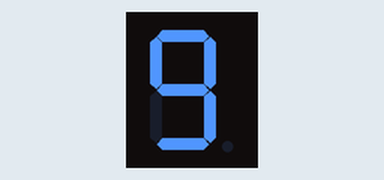
A sketch run on a simulated Arduino Uno, built with avr-gcc and run on an emulated ATmega328P. Parts: 1-digit seven-segment display. Wiring (inferred from the names in the program): 1-digit 7-segment display, segments lit when HIGH: segments pin 9, pin 8, pin 7, pin 6, pin 5, pin 4, pin 3. The segment pins are drawn as the display they are named for.

Above: at 0.1 s.
At 1.1 s:
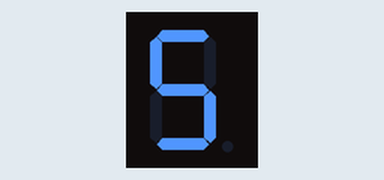
At 3.1 s:
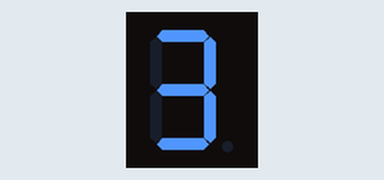
At 5.1 s:
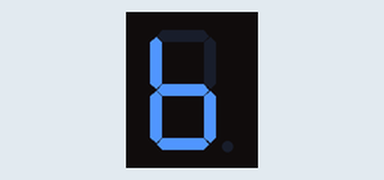

The sketch:

sketch_apr14a.ino
```cpp
int A=9, B=8, C=7, D=6, E=5, F=4, G=3;

void setup() {
pinMode(A, OUTPUT);
pinMode(B, OUTPUT);
pinMode(C, OUTPUT);
pinMode(D, OUTPUT);
pinMode(E, OUTPUT);
pinMode(F, OUTPUT);
pinMode(G, OUTPUT);


}

void loop() {
digitalWrite(A, HIGH);
digitalWrite(B, HIGH);
digitalWrite(C, HIGH);
digitalWrite(D, HIGH);
digitalWrite(E, LOW);
digitalWrite(F, HIGH);
digitalWrite(G, HIGH);
delay(1000);
digitalWrite(A, HIGH);
digitalWrite(B, LOW);
digitalWrite(C, HIGH);
digitalWrite(D, HIGH);
digitalWrite(E, LOW);
digitalWrite(F, HIGH);
digitalWrite(G, HIGH);
delay(1000);
digitalWrite(A, HIGH);
digitalWrite(B, LOW);
digitalWrite(C, HIGH);
digitalWrite(D, HIGH);
digitalWrite(E, LOW);
digitalWrite(F, HIGH);
digitalWrite(G, HIGH);
delay(1000);
digitalWrite(A, HIGH);
digitalWrite(B, HIGH);
digitalWrite(C, HIGH);
digitalWrite(D, HIGH);
digitalWrite(E, LOW);
digitalWrite(F, LOW);
digitalWrite(G, HIGH);
delay(1000);
digitalWrite(A, HIGH);
digitalWrite(B, HIGH);
digitalWrite(C, HIGH);
digitalWrite(D, HIGH);
digitalWrite(E, LOW);
digitalWrite(F, HIGH);
digitalWrite(G, HIGH);
delay(1000);
digitalWrite(A, LOW);
digitalWrite(B, LOW);
digitalWrite(C, HIGH);
digitalWrite(D, HIGH);
digitalWrite(E, HIGH);
digitalWrite(F, HIGH);
digitalWrite(G, HIGH);
delay(1000);

}
```

Measured:
- by itself, everything shown: repeats every 6.0 s, in 5 steps
- what the display in image 1 shows lasts 2.0 s, from 1.0 s to 3.0 s
- what the display in image 2 shows lasts 1.0 s, from 3.0 s to 4.0 s
